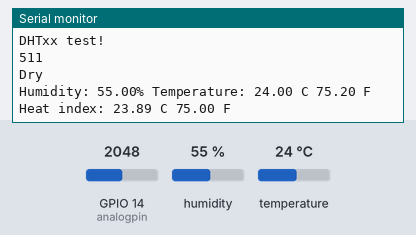
The sketch below on a simulated ESP32. Shown: the last lines printed to the serial monitor. The test bench sets the inputs (shaded band); at power-on: GPIO 14 (analogpin) = 2048, humidity 55 %, temperature 24 °C. WiFi joins after 1.5 s; servers stay silent unless stated.

Above: at 2.7 s.
2.8 s: GPIO 14 (analogpin) set to 1228
At 4.3 s:
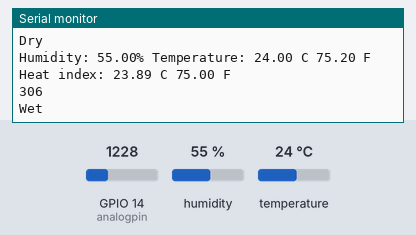
7.0 s: GPIO 14 (analogpin) set to 491
At 8.4 s:
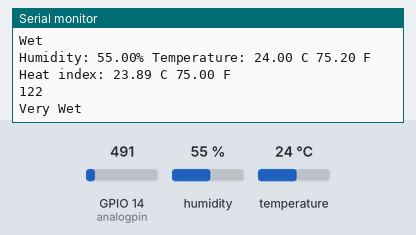
11.0 s: humidity set to 22 %
At 13.4 s:
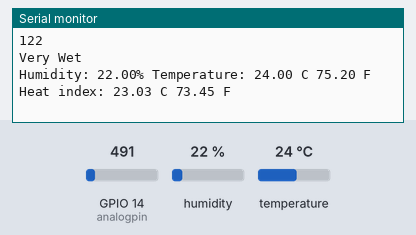
13.7 s: temperature set to 12 °C
At 13.7 s:
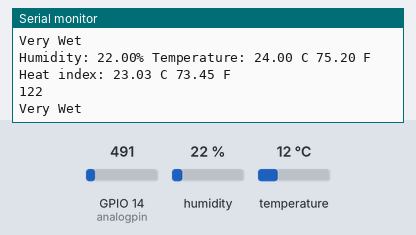
16.4 s: humidity set to 40 %
At 17.1 s:
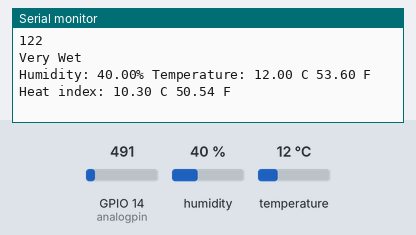
Timing chart, 0 to 19.4 s (numbered marks = the images above; inputs shaded):
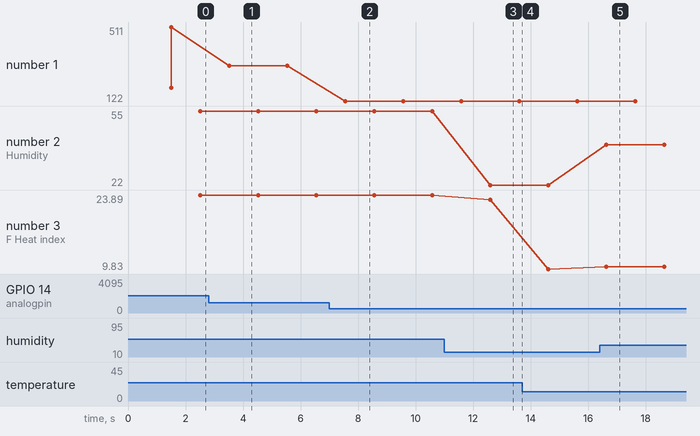

Measured:
- after the input at 2.8 s, the serial monitor: prints a new line after 0.73 s (image 1)
- after the input at 7.0 s, the serial monitor: prints a new line after 0.56 s (image 2)
- after the input at 11.0 s, the serial monitor: prints a new line after 1.6 s (image 3)
- after the input at 16.4 s, the serial monitor: prints a new line after 0.23 s (image 5)
- plotted number 1: 511 → 306 after the input at 2.8 s, 306 → 122 after the input at 7.0 s
- plotted number 2: 55 → 22 after the input at 11.0 s, 22 → 40 after the input at 16.4 s
- plotted number 3: 23.89 → 23.03 after the input at 11.0 s, 23.03 → 9.83 after the input at 13.7 s, 9.83 → 10.3 after the input at 16.4 s

The sketch:

WiFi_DHT_SOIL_ESP32.ino
```cpp
 #include <SPI.h>
 #include <WiFi.h>
 #include "ThingSpeak.h"

#include "DHT.h"
#define DHTPIN 26
#define DHTTYPE DHT22
DHT dht(DHTPIN, DHTTYPE);
 const int AirValue = 570;
const int WaterValue = 0;
int intervals = (AirValue - WaterValue)/3;
int soilMoistureValue1 ;

char thingSpeakAddress[] = "api.thingspeak.com";
String writeAPIKey = "IVIYSB8U6PW0FEZZ";
#define WIFI_STA_NAME "LAPTOP-010"
#define WIFI_STA_PASS "33262537"

int analogpin = 14;


void setup() {
  Serial.begin(9600);
  Serial.println();
  Serial.print("Connecting to ");
  Serial.println(WIFI_STA_NAME);
  WiFi.mode(WIFI_STA);
  WiFi.begin(WIFI_STA_NAME, WIFI_STA_PASS);

  while (WiFi.status() != WL_CONNECTED) {
    delay(500);
    Serial.print(".");
  }
  Serial.println("");
  Serial.println("WiFi connected");
  Serial.println("IP address: ");
  Serial.println(WiFi.localIP());

Serial.println(F("DHTxx test!"));
dht.begin();
}


void loop() {
  soilMoistureValue1 = analogRead(analogpin);
//Serial.println(soilMoistureValue);
  int soilMoistureValue = map(soilMoistureValue1, 0, 4095, 0, 1023);
  Serial.println(soilMoistureValue);
if(soilMoistureValue > WaterValue && soilMoistureValue < (WaterValue + intervals))
{ Serial.println("Very Wet"); }
else if(soilMoistureValue > (WaterValue + intervals) && soilMoistureValue < (AirValue - intervals))
{ Serial.println("Wet");  }
else if(soilMoistureValue < AirValue && soilMoistureValue > (AirValue - intervals))
{ Serial.println("Dry");  }
delay(1000);


float h = dht.readHumidity();
float t = dht.readTemperature();
float f = dht.readTemperature(true);
if (isnan(h) || isnan(t) || isnan(f)) {
Serial.println(F("Failed to read from DHT sensor!"));
return;
}
float hif = dht.computeHeatIndex(f, h);
float hic = dht.computeHeatIndex(t, h, false);
Serial.print(F("Humidity: "));
Serial.print(h);
Serial.print(F("% Temperature: "));
Serial.print(t);
Serial.print(F(" C "));
Serial.print(f);
Serial.print(F(" F Heat index: "));
Serial.print(hic);
Serial.print(F(" C "));
Serial.print(hif);
Serial.println(F(" F"));
delay(1000);
Serial.println();

}
```
